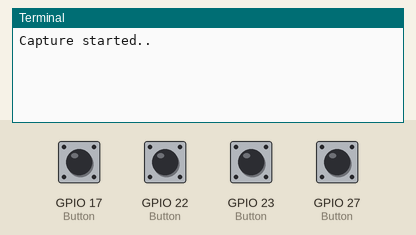
The program below on a simulated Raspberry Pi (BCM pin numbers). Shown: the last lines printed to the terminal. The test bench sets the inputs (shaded band); at power-on: GPIO 17 (Button), GPIO 22 (Button), GPIO 23 (Button), GPIO 27 (Button) HIGH.

Above: at 1.2 s.
1.3 s: GPIO 17 (Button) pulled LOW for 0.3 s
At 2.2 s:
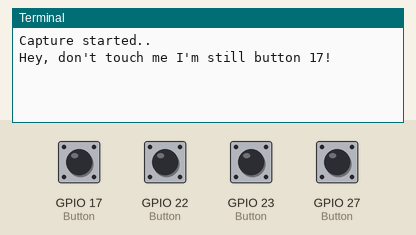
3.1 s: GPIO 22 (Button) pulled LOW for 0.3 s
At 4.2 s:
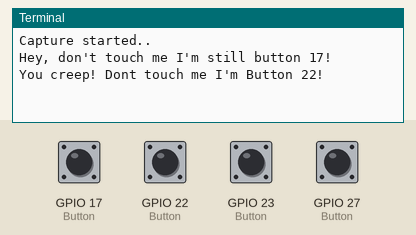
4.9 s: GPIO 23 (Button) pulled LOW for 0.3 s
At 6.2 s:
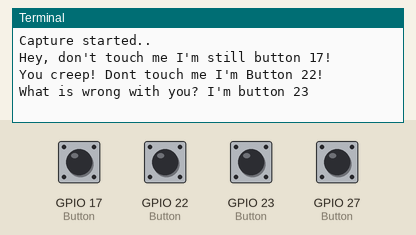
6.7 s: GPIO 27 (Button) pulled LOW for 0.3 s
At 8.1 s:
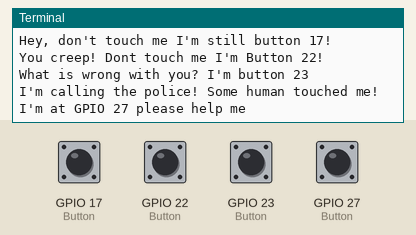

Measured:
- after the input at 1.3 s, the terminal: prints a new line after 0.20 s (image 1)
- after the input at 3.1 s, the terminal: prints a new line after 0.15 s (image 2)
- after the input at 4.9 s, the terminal: prints a new line after 0.10 s (image 3)
- after the input at 6.7 s, the terminal: prints a new line after 0.05 s (image 4)

The program:

PiTFTgpio.py
```python
#!/usr/bin/python3.7
# Author: Arjan de Haan (Vepnar)
# Async button listener for the Adafruit PiTFT 2.2

from contextlib import suppress
from gpiozero import Button
import asyncio

# We first want to make an asynchronous function that will loop forever to capture any button events
async def loop_gpio(buttons):
    # Now we will create the actual part that will loop forever
    # This won't / can't stop until it crashed or it receives an interupt signal
    while True:

        # Now we loop trough all button who are added to the list
        for button, action in buttons.items():

            # Then we check if they are actually pressed and execute their action
            if button.is_pressed:
                await action()

        # And now that part that will make it all asynchronous
        # The asynchronous sleep!
        # In this sleep other pieces of code can do things
        await asyncio.sleep(0.25)

# This function will execute when you press on gpio 17 or the first button on the TFT
async def first_button():
    print('Hey, don\'t touch me I\'m still button 17!')

# This is the same as the function before but for button 22
async def second_button():
    print('You creep! Dont touch me I\'m Button 22!')

# Same for button 23
async def third_button():
    print('What is wrong with you? I\'m button 23')

# And for 27
async def forth_button():
    print('I\'m calling the police! Some human touched me! I\'m at GPIO 27 please help me')


# This will be called when this class isn't imported
if __name__ == '__main__':
    # Now we will a dictionary with the buttons and their actions
    # The GPIO buttons for the PiTFT 2.2 are 17, 22, 23 and 27
    buttons = {
        Button(17) : first_button,
        Button(22) : second_button,
        Button(23) : third_button,
        Button(27) : forth_button
    }

    # Now the real asynchronous part begins :D
    # First we need to create an event loop where our loop will be added
    loop = asyncio.get_event_loop()
    print('Capture started..')

    # Now we need to add our loop_gio function to the event loop
    # And let it run until its done.
    # Also supress() is a cleaner way to ignore a kind of exception for example keyboardinterrupt
    with suppress(KeyboardInterrupt):
        loop.run_until_complete(loop_gpio(buttons))

    # Close our asynchronous loop
    loop.close()
```
